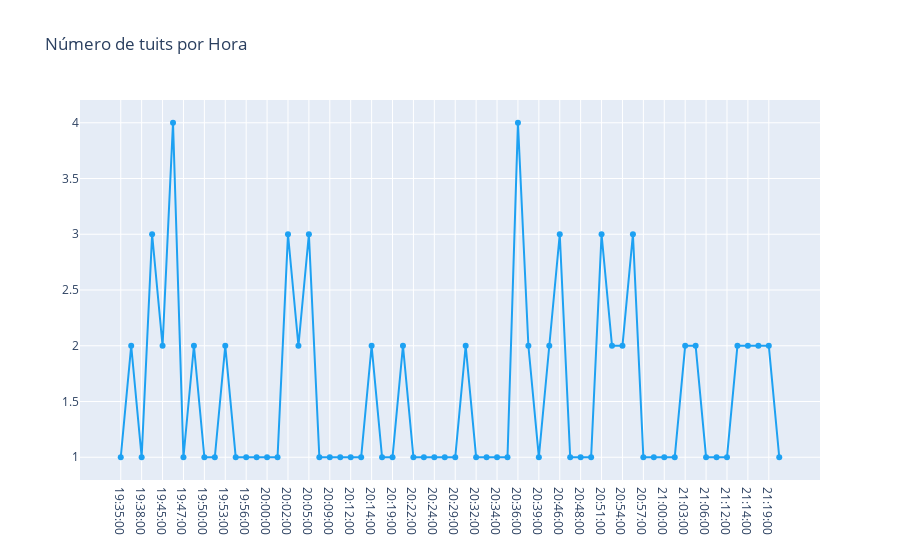

The notebook cell this image was saved under:
### Code cell
trace = go.Scatter(x=temp.fecha.values,
                   y=temp.cnt.values,
                   text=[f"Fecha: {f}<br>Tuits: {c}" for f,c in zip(temp.fecha.values,temp.cnt.values)],
                   hoverinfo='text',
                   mode='lines+markers',
                   name='Días',
                   line={'color':'#1DA1F2'})

layout = go.Layout(title='Número de tuits por Hora')

fig = go.Figure(data=[trace], layout=layout)
iplot(fig)

### Figure 1 — Plotly figure (JSON) as saved in the notebook; plotly's stock layout.template omitted (floating-point values rounded to 4 significant figures)
{"data": [{"hoverinfo": "text", "line": {"color": "#1DA1F2"}, "mode": "lines+markers", "name": "Días", "text": ["Fecha: 19:35:00<br>Tuits: 1", "Fecha: 19:36:00<br>Tuits: 2", "Fecha: 19:38:00<br>Tuits: 1", "Fecha: 19:41:00<br>Tuits: 3", "Fecha: 19:45:00<br>Tuits: 2", "Fecha: 19:46:00<br>Tuits: 4", "Fecha: 19:47:00<br>Tuits: 1", "Fecha: 19:48:00<br>Tuits: 2", "Fecha: 19:50:00<br>Tuits: 1", "Fecha: 19:52:00<br>Tuits: 1", "Fecha: 19:53:00<br>Tuits: 2", "Fecha: 19:55:00<br>Tuits: 1", "Fecha: 19:56:00<br>Tuits: 1", "Fecha: 19:58:00<br>Tuits: 1", "Fecha: 20:00:00<br>Tuits: 1", "Fecha: 20:01:00<br>Tuits: 1", "Fecha: 20:02:00<br>Tuits: 3", "Fecha: 20:04:00<br>Tuits: 2", "Fecha: 20:05:00<br>Tuits: 3", "Fecha: 20:06:00<br>Tuits: 1", "Fecha: 20:09:00<br>Tuits: 1", "Fecha: 20:10:00<br>Tuits: 1", "Fecha: 20:12:00<br>Tuits: 1", "Fecha: 20:13:00<br>Tuits: 1", "Fecha: 20:14:00<br>Tuits: 2", "Fecha: 20:18:00<br>Tuits: 1", "Fecha: 20:19:00<br>Tuits: 1", "Fecha: 20:21:00<br>Tuits: 2", "Fecha: 20:22:00<br>Tuits: 1", "Fecha: 20:23:00<br>Tuits: 1", "Fecha: 20:24:00<br>Tuits: 1", "Fecha: 20:26:00<br>Tuits: 1", "Fecha: 20:29:00<br>Tuits: 1", "Fecha: 20:31:00<br>Tuits: 2", "Fecha: 20:32:00<br>Tuits: 1", "Fecha: 20:33:00<br>Tuits: 1", "Fecha: 20:34:00<br>Tuits: 1", "Fecha: 20:35:00<br>Tuits: 1", "Fecha: 20:36:00<br>Tuits: 4", "Fecha: 20:38:00<br>Tuits: 2", "Fecha: 20:39:00<br>Tuits: 1", "Fecha: 20:45:00<br>Tuits: 2", "Fecha: 20:46:00<br>Tuits: 3", "Fecha: 20:47:00<br>Tuits: 1", "Fecha: 20:48:00<br>Tuits: 1", "Fecha: 20:49:00<br>Tuits: 1", "Fecha: 20:51:00<br>Tuits: 3", "Fecha: 20:52:00<br>Tuits: 2", "Fecha: 20:54:00<br>Tuits: 2", "Fecha: 20:56:00<br>Tuits: 3", "Fecha: 20:57:00<br>Tuits: 1", "Fecha: 20:58:00<br>Tuits: 1", "Fecha: 21:00:00<br>Tuits: 1", "Fecha: 21:01:00<br>Tuits: 1", "Fecha: 21:03:00<br>Tuits: 2", "Fecha: 21:04:00<br>Tuits: 2", "Fecha: 21:06:00<br>Tuits: 1", "Fecha: 21:07:00<br>Tuits: 1", "Fecha: 21:12:00<br>Tuits: 1", "Fecha: 21:13:00<br>Tuits: 2", "Fecha: 21:14:00<br>Tuits: 2", "Fecha: 21:16:00<br>Tuits: 2", "Fecha: 21:19:00<br>Tuits: 2", "Fecha: 21:21:00<br>Tuits: 1"], "type": "scatter", "x": ["19:35:00", "19:36:00", "19:38:00", "19:41:00", "19:45:00", "19:46:00", "19:47:00", "19:48:00", "19:50:00", "19:52:00", "19:53:00", "19:55:00", "19:56:00", "19:58:00", "20:00:00", "20:01:00", "20:02:00", "20:04:00", "20:05:00", "20:06:00", "20:09:00", "20:10:00", "20:12:00", "20:13:00", "20:14:00", "20:18:00", "20:19:00", "20:21:00", "20:22:00", "20:23:00", "20:24:00", "20:26:00", "20:29:00", "20:31:00", "20:32:00", "20:33:00", "20:34:00", "20:35:00", "20:36:00", "20:38:00", "20:39:00", "20:45:00", "20:46:00", "20:47:00", "20:48:00", "20:49:00", "20:51:00", "20:52:00", "20:54:00", "20:56:00", "20:57:00", "20:58:00", "21:00:00", "21:01:00", "21:03:00", "21:04:00", "21:06:00", "21:07:00", "21:12:00", "21:13:00", "21:14:00", "21:16:00", "21:19:00", "21:21:00"], "y": [1, 2, 1, 3, 2, 4, 1, 2, 1, 1, 2, 1, 1, 1, 1, 1, 3, 2, 3, 1, 1, 1, 1, 1, 2, 1, 1, 2, 1, 1, 1, 1, 1, 2, 1, 1, 1, 1, 4, 2, 1, 2, 3, 1, 1, 1, 3, 2, 2, 3, 1, 1, 1, 1, 2, 2, 1, 1, 1, 2, 2, 2, 2, 1]}], "layout": {"title": {"text": "Número de tuits por Hora"}}}
